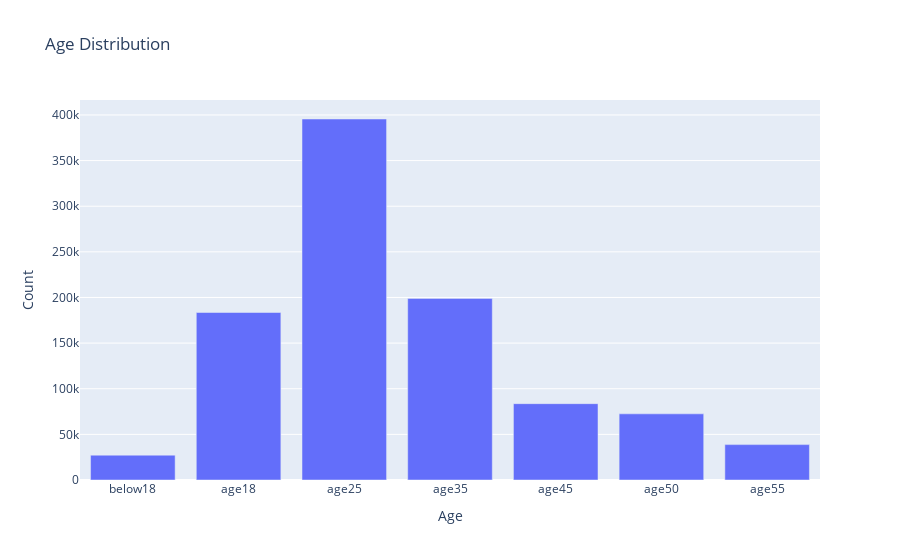

The notebook cell this image was saved under:
### Code cell
age_dist

### Figure 1 — Plotly figure (JSON) as saved in the notebook; plotly's stock layout.template omitted (floating-point values rounded to 4 significant figures)
{"data": [{"type": "bar", "x": ["below18", "age18", "age25", "age35", "age45", "age50", "age55"], "y": [27211, 183536, 395556, 199003, 83633, 72490, 38780]}], "layout": {"title": {"text": "Age Distribution"}, "xaxis": {"title": {"text": "Age"}}, "yaxis": {"title": {"text": "Count"}}}}
